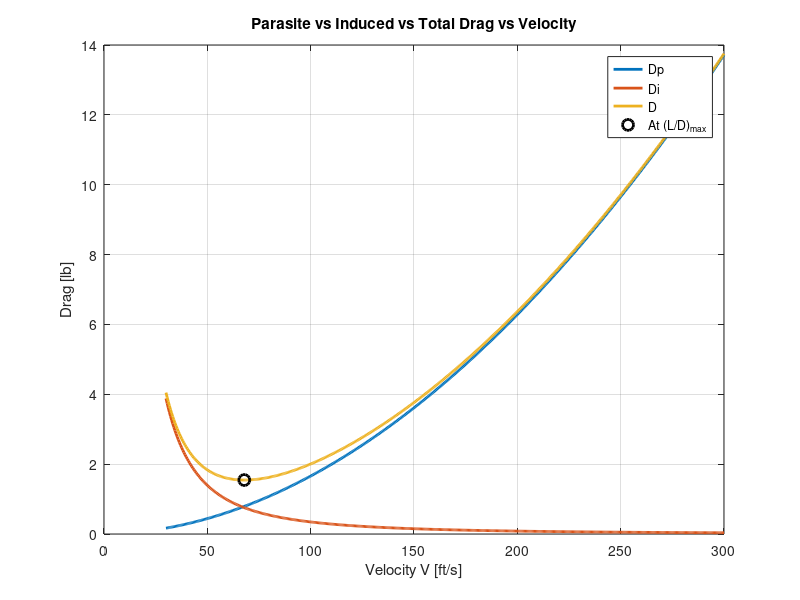
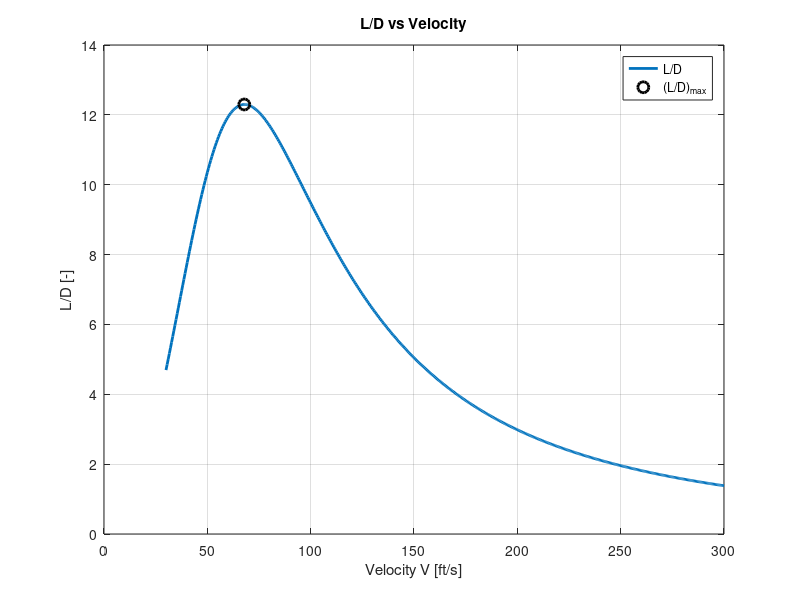
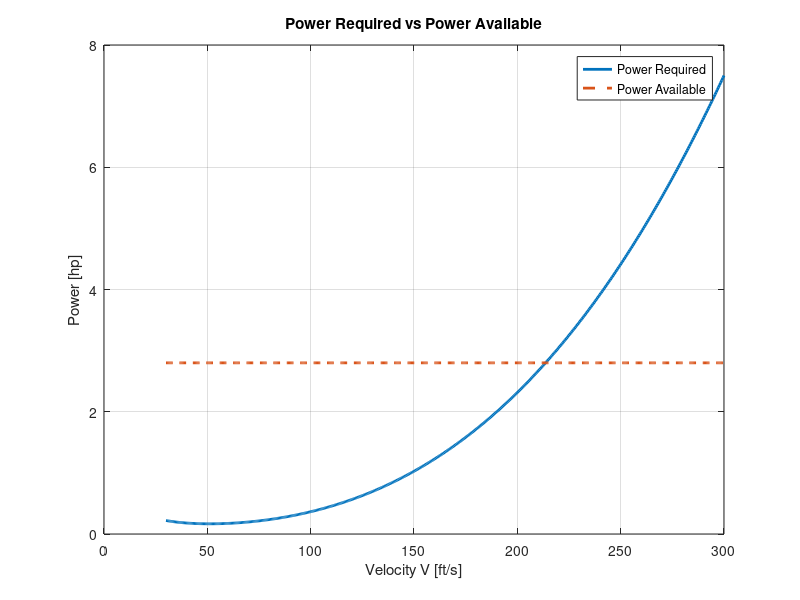
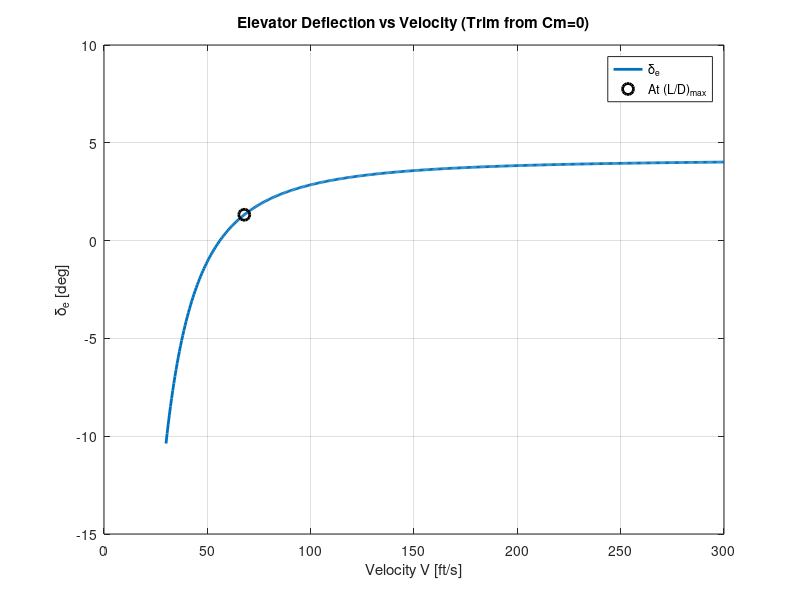

These charts were generated, in order, by the following MATLAB code: (Note: this script raises an error after producing the figures.)
%% ========================================================================
% MAE 154A - ONE SCRIPT (FIRST-PASS)
% Longitudinal stability + trim coefficients + drag build-up + V-sweep
% Keeps ALL coefficients (CL0, CLi, CMi, etc.) for team clarity.
% ========================================================================

clear; clc; close all;

% ========================================================================
% 0) ATMOSPHERE (SEA LEVEL)
% ========================================================================
rho = 0.0023769;        % [slug/ft^3]
mu  = 3.737e-7;         % [slug/(ft*s)]
a   = 1116.45;          % [ft/s]

% ========================================================================
% 1) AIRCRAFT INPUTS (EDIT WHEN DESIGN CHANGES)
% ========================================================================

% --- Weight / power ---
W_total     = 19;             % [lb]
Power = 2.8;            % [hp] power available (flat line first-pass)

% --- Wing geometry ---
Arw     = 7.4;          % [-]
bw      = 5.617;        % [ft]
Sw      = 4.264931025;  % [ft^2]
lambdaw = 0.40;         % [-]

% --- Horizontal tail geometry ---
Sth      = Sw*0.20;     % [ft^2]
Art      = 4.0;         % [-]
bth      = sqrt(Sth*Art); % [ft]
lambdath = 0.50;        % [-]

% --- Vertical tail geometry (DEFINE THESE) ---
% NOTE: Put real values here when you have them.
S_vt   = 0.30;            % [ft^2]  
AR_vt  = 1.8;             % [-]  
b_vt = 0.4077735426 ; 
c_vt  = 0.35;            % [ft]    
tc_v = 0.12;            % [-]     
xcm_v = 0.30;           % [-]     
Lam_v = 0;              % [rad]   

% --- Aero assumptions ---
e        = 1;        % [-]
cla      = 5.73;        % [1/rad]
downwash = 0.25;        % [-] dε/dα
tau      = 0.5;         % [-] elevator effectiveness
Cmacw    = -0.05;       % [-] wing Cm about wing AC 

% --- FIXED TAIL INCIDENCE (FIRST PASS) ---
it = 3*pi/180;          % [rad] 

% --- Locations (from nose) ---
x_wle     = 1.0;        % [ft] wing leading edge location
x_cg_dry  = 1.5347;     % [ft]
x_cg_half = 1.5103;     % [ft] 
x_cg_0    = 1.4502;     % [ft]

% --- Fuselage (box: 8in x 8in x 5ft) ---
L_fuse = 5.0;           % [ft]
W_fuse = 8/12;          % [ft]
H_fuse = 8/12;          % [ft]
Swet_f = 2*(L_fuse*W_fuse + L_fuse*H_fuse + W_fuse*H_fuse); % [ft^2]
d_fuse = W_fuse;        % [ft] equiv diameter for fineness ratio

% ========================================================================
% 2) PLANFORM GEOMETRY (ROOT/TIP/MAC)
% ========================================================================
Crw = (2*Sw)/(bw*(1 + lambdaw));
Ctw = lambdaw * Crw;
Cw  = (2/3) * Crw * ((1 + lambdaw + lambdaw^2)/(1 + lambdaw)); % wing MAC

Crth = (2*Sth)/(bth*(1 + lambdath));
Ctth = lambdath * Crth;
Cth  = (2/3) * Crth * ((1 + lambdath + lambdath^2)/(1 + lambdath)); % tail MAC

fprintf("\n==================== GEOMETRY ====================\n");
fprintf("Wing: Cr=%.4f ft, Ct=%.4f ft, MAC Cw=%.4f ft\n", Crw, Ctw, Cw);
fprintf("HT:   Cr=%.4f ft, Ct=%.4f ft, MAC Cth=%.4f ft\n", Crth, Ctth, Cth);
fprintf("Fuse: L=%.2f ft, W=%.3f ft, H=%.3f ft, Swet_f=%.3f ft^2\n", L_fuse, W_fuse, H_fuse, Swet_f);

% ========================================================================
% 3) 3D LIFT CURVE SLOPES
% ========================================================================
aw = cla / (1 + (cla/(pi*e*Arw)));   % wing 3D slope [1/rad]
at = cla / (1 + (cla/(pi*e*Art)));   % tail 3D slope [1/rad]

fprintf("\n==================== LIFT SLOPES ====================\n");
fprintf("aw = %.4f 1/rad\n", aw);
fprintf("at = %.4f 1/rad\n", at);

% ========================================================================
% 4) AC LOCATIONS FROM GEOMETRY (NO GUESSING)
% Tail root TE flush with fuselage end; tail AC at 0.25*c behind tail LE.
% ========================================================================
hacw = 0.25;   % wing AC at 0.25 MAC
hact = 0.25;   % tail AC at 0.25 chord (root chord ref)

x_wac = x_wle + hacw*Cw;                 % wing AC from nose [ft]
x_tac = L_fuse - (1 - hact)*Crth;        % tail AC from nose [ft]
Lh    = x_tac - x_wac;                   % wing AC -> tail AC [ft]

x_ac_t_LE = x_tac - x_wle;               % tail AC measured from wing LE [ft]
h_ac_t    = x_ac_t_LE / Cw;              % nondim tail AC from wing LE [-]

fprintf("\n==================== REFERENCE LOCATIONS ====================\n");
fprintf("x_wac = %.4f ft, x_tac = %.4f ft, Lh = %.4f ft\n", x_wac, x_tac, Lh);
fprintf("h_ac_t = %.4f (tail AC from wing LE / Cw)\n", h_ac_t);

% ========================================================================
% 5) NEUTRAL POINT + STATIC MARGIN
% ========================================================================
hn = (hacw + h_ac_t*((Sth/Sw)*(at/aw))*(1-downwash)) / (1 + (Sth/Sw)*(at/aw)*(1-downwash));

hcg_dry  = (x_cg_dry  - x_wle)/Cw;
hcg_half = (x_cg_half - x_wle)/Cw;
hcg_0    = (x_cg_0    - x_wle)/Cw;

SM_dry  = hn - hcg_dry;
SM_half = hn - hcg_half;
SM_0    = hn - hcg_0;

fprintf("\n==================== STABILITY ====================\n");
fprintf("hn = %.4f\n", hn);
fprintf("SM_dry  = %.4f (%.1f%% MAC)\n", SM_dry,  100*SM_dry);
fprintf("SM_half = %.4f (%.1f%% MAC)\n", SM_half, 100*SM_half);
fprintf("SM_0    = %.4f (%.1f%% MAC)\n", SM_0,    100*SM_0);

% ========================================================================
% 6) TAIL ARM (CG -> TAIL AC) AND TAIL VOLUME VH
% ========================================================================
lt_dry  = x_tac - x_cg_dry;
lt_half = x_tac - x_cg_half;
lt_0    = x_tac - x_cg_0;

VH_dry  = (Sth*lt_dry )/(Sw*Cw);
VH_half = (Sth*lt_half)/(Sw*Cw);
VH_0    = (Sth*lt_0   )/(Sw*Cw);

fprintf("\n==================== TAIL ARM & VOLUME ====================\n");
fprintf("lt_half = %.4f ft, VH_half = %.4f\n", lt_half, VH_half);

% ========================================================================
% 7) LONGITUDINAL COEFFICIENTS (KEEP ALL)
% Use “half fuel + payload” as your design case (you can swap later).
% ========================================================================
hcg = hcg_half;
VH  = VH_half;

% Aircraft lift slope
CLalpha = aw + at*(Sth/Sw)*(1 - downwash);

% --- These three are the ones you asked to KEEP explicit ---
CL0 = -at*(Sth/Sw)*it;      % lift at alpha=0 due to incidence
CLi = -at*(Sth/Sw);         % dCL/d(it)
CMi =  at*VH;               % dCm/d(it)

% Pitching moment slope (static stability)
Cmalpha = -CLalpha*(hn - hcg);

% Zero-alpha pitching moment about CG
Cm0 = Cmacw + VH*at*it;

% Elevator derivatives
CLdeltae = at*(Sth/Sw)*tau;
Cmdeltae = -at*VH*tau;

% ========================================================================
% 8) VELOCITY SWEEP
% ========================================================================
V = linspace(30, 300, 500);     % [ft/s]
q = 0.5*rho.*V.^2;
M = V./a;

% Required CL for level flight (L=W)
CL = W_total ./ (q.*Sw);

% Solve for alpha, alpha_t (first-pass linear)
alpha   = CL ./ aw;                         % [rad] wing-only first-pass
alpha_t = (1 - downwash).*alpha + it;       % [rad] tail AoA model

% Wing lift coefficient contribution
CLw = aw .* alpha;

% Elevator deflection needed for trim at each V (kept explicit for team)
% deltae(CL) = -((Cm0*CLalpha) + (Cmalpha*CL)) / ((CLalpha*Cmdeltae) - (Cmalpha*CLdeltae))
deltae = -((Cm0*CLalpha) + (Cmalpha.*CL)) ./ ((CLalpha*Cmdeltae) - (Cmalpha*CLdeltae)); % [rad]

% Tail lift coefficient using YOUR professor-style form:
% CLt = CL0 + at*(alpha_t - it) + CLdeltae*deltae
CLt = CL0 + at*(alpha_t - it) + CLdeltae.*deltae;

% ========================================================================
% 9) PARASITE DRAG (Raymer-style build-up) + INCLUDE VERTICAL TAIL
% ========================================================================
% Wetted areas (first-pass)
Swet_w = 2*Sw;
Swet_t = 2*Sth;
Swet_v = 2*S_vt;

% Reynolds numbers (needed internally for Cf; we just won’t print them)
Re_w = rho.*V.*Cw    ./ mu;
Re_t = rho.*V.*Cth   ./ mu;
Re_v = rho.*V.*c_vt    ./ mu;
Re_f = rho.*V.*L_fuse./ mu;

% Skin friction (Raymer-style)
Cf_w = 0.455 ./ ((log10(Re_w)).^2.58 .* (1 + 0.144*M.^2).^0.65);
Cf_t = 0.455 ./ ((log10(Re_t)).^2.58 .* (1 + 0.144*M.^2).^0.65);
Cf_v = 0.455 ./ ((log10(Re_v)).^2.58 .* (1 + 0.144*M.^2).^0.65);
Cf_f = 0.455 ./ ((log10(Re_f)).^2.58 .* (1 + 0.144*M.^2).^0.65);

% Surface form factor (same expression you’ve been using)
tc  = 0.12;
xcm = 0.30;
Lam = 0;
K_surf = (1 + (0.6/xcm)*tc + 100*tc^4) .* (1.34*M.^0.18 .* (cos(Lam)).^0.28);

% Vertical tail form factor uses its own tc/xcm/Lam (kept separate)
K_v = (1 + (0.6/xcm_v)*tc_v + 100*tc_v^4) .* (1.34*M.^0.18 .* (cos(Lam_v)).^0.28);

% Interference factors
Q_w = 1.0;
Q_t = 1.05;
Q_v = 1.05;
Q_f = 1.0;

% Fuselage form factor
f   = L_fuse/d_fuse;
K_f = 0.9 + 5/f^1.5 + f/400;

% Misc allowances
CD_misc = 0.002;
CD_LP   = 0.002;

% Total parasite CD
CDp = ...
    K_surf.*Q_w.*Cf_w.*(Swet_w/Sw) + ...
    K_surf.*Q_t.*Cf_t.*(Swet_t/Sw) + ...
    K_v   .*Q_v.*Cf_v.*(Swet_v/Sw) + ...
    K_f   .*Q_f.*Cf_f.*(Swet_f/Sw) + ...
    CD_misc + CD_LP;

% ========================================================================
% 10) INDUCED DRAG + TOTAL DRAG + L/D
% ========================================================================
CDi_w = (CLw.^2) ./ (pi*Arw*e);
CDi_t = (Sth/Sw) .* (CLt.^2) ./ (pi*Art*e);
CDi_total = CDi_w + CDi_t;

CD_total = CDp + CDi_total;

Dp = q .* Sw .* CDp;
Di = q .* Sw .* CDi_total;
D  = q .* Sw .* CD_total;

L  = q .* Sw .* CL;     % should match W
LD = L ./ D;

% Power required (hp)
Power_required_hp = (D.*V) / 550;
Power_available_hp = Power * ones(size(V));

% ========================================================================
% 11) FIND (L/D)max AND PRINT KEY VALUES
% ========================================================================
[LDmax, idx] = max(LD);

V_LDmax        = V(idx);
CL_LDmax       = CL(idx);
alpha_LDmax_deg   = rad2deg(alpha(idx));
alpha_t_LDmax_deg = rad2deg(alpha_t(idx));
deltae_LDmax_deg  = rad2deg(deltae(idx));


CL_max = 1.5;  
V_stall = sqrt( (2*W_total) / (rho*Sw*CL_max) );


fprintf("\n==================== PERFORMANCE ====================\n");
fprintf("(L/D)max = %.3f at V = %.2f ft/s\n", LDmax, V_LDmax);
fprintf("CL(L/Dmax) = %.4f\n", CL_LDmax);
fprintf("alpha(L/Dmax) = %.2f deg\n", alpha_LDmax_deg);
fprintf("alpha_t(L/Dmax) = %.2f deg\n", alpha_t_LDmax_deg);
fprintf("deltae(L/Dmax) = %.2f deg\n", deltae_LDmax_deg);
fprintf("V_stall = %.2f ft/s\n", V_stall);
% ========================================================================
% 12) PLOTS
% ========================================================================
figure;
plot(V, Dp, 'LineWidth', 2); hold on;
plot(V, Di, 'LineWidth', 2);
plot(V, D,  'LineWidth', 2);
plot(V_LDmax, D(idx), 'ko', 'MarkerSize', 8, 'LineWidth', 2);
grid on;
xlabel('Velocity V [ft/s]'); ylabel('Drag [lb]');
title('Parasite vs Induced vs Total Drag vs Velocity');
legend('Dp','Di','D','At (L/D)_{max}','Location','best');

figure;
plot(V, LD, 'LineWidth', 2); hold on;
plot(V_LDmax, LDmax, 'ko', 'MarkerSize', 8, 'LineWidth', 2);
grid on;
xlabel('Velocity V [ft/s]'); ylabel('L/D [-]');
title('L/D vs Velocity');
legend('L/D','(L/D)_{max}','Location','best');

figure;
plot(V, Power_required_hp, 'LineWidth', 2); hold on;
plot(V, Power_available_hp, '--', 'LineWidth', 2);
grid on;
xlabel('Velocity V [ft/s]'); ylabel('Power [hp]');
title('Power Required vs Power Available');
legend('Power Required','Power Available','Location','best');

figure;
plot(V, rad2deg(deltae), 'LineWidth', 2); hold on;
plot(V_LDmax, deltae_LDmax_deg, 'ko', 'MarkerSize', 8, 'LineWidth', 2);
grid on;
xlabel('Velocity V [ft/s]'); ylabel('\delta_e [deg]');
title('Elevator Deflection vs Velocity (Trim from Cm=0)');
legend('\delta_e','At (L/D)_{max}','Location','best');

% ========================================================================
% 13) TABLE OUTPUT (NO Reynolds; INCLUDE deltae + moments)
% ========================================================================
alpha_deg   = rad2deg(alpha);
alpha_t_deg = rad2deg(alpha_t);
deltae_deg  = rad2deg(deltae);

% Moment breakdown (kept explicit for team)
Cmcgw = Cmacw + aw.*alpha.*(hcg - hacw);                 % wing part about CG
Cmcgt = -(VH*at*(1-downwash)).*alpha + at*VH*it;         % tail part about CG
Cmcg  = Cmcgw + Cmcgt;                                   % total

T = table(V(:), CL(:), alpha_deg(:), alpha_t_deg(:), ...
          deltae_deg(:), CLw(:), CLt(:), ...
          CDp(:), CDi_w(:), CDi_t(:), CD_total(:), ...
          Dp(:), Di(:), D(:), LD(:), ...
          Cmcgw(:), Cmcgt(:), Cmcg(:), ...
          'VariableNames', ...
          {'V_ft_s','CL','alpha_deg','alpha_t_deg', ...
           'deltae_deg','CLw','CLt', ...
           'CDp','CDi_w','CDi_t','CD_total', ...
           'Dp_lb','Di_lb','D_lb','L_over_D', ...
           'Cmcgw','Cmcgt','Cmcg'});

disp(T);

%% ============================ END SCRIPT ================================










%% Stability Derivatves 
%% ========================================================================
%  MAE 154A - STABILITY DERIVATIVES (SIMPLE + MATCHES YOUR VARIABLE NAMES)
%  Paste this near the END of YOUR script (after you computed aw, at, VH_half,
%  lt_half, CL0, CLalpha, Cm0, Cmalpha, CLdeltae, Cmdeltae, etc.)
%
%  Uses YOUR variables:
%   Sw, bw, Cw, e, cla, aw, at, downwash, CL0, CLalpha, Cm0, Cmalpha,
%   CLdeltae, Cmdeltae, VH_half, lt_half, x_cg_half, x_wle, H_fuse, CDp, idx
%
%  VT assumptions requested:
%   - NACA 0012 (handled via thickness in drag; for linear slopes we use cla)
%   - S_vt = 0.08 * Sw
%   - VT has NO taper (lambda_vt = 1.0)
%   - VT trailing edge flush with END of plane at x = 4 ft from nose
%
%  First-pass aero assumptions:
%   eta_t = eta_v = 1, sidewash = 1, no ailerons
% ========================================================================

%% ------------------ 0) SETTINGS (FIRST-PASS) -----------------------------
eta_t    = 1.0;        % HT dynamic pressure ratio
eta_v    = 1.0;        % VT dynamic pressure ratio
sidewash = 1.0;        % (1 + dσ/dβ) ~ 1 first-pass
tau_r    = 0.5;        % rudder effectiveness (like your tau)
x_end    = 4.0;        % [ft] end of plane from nose (YOU SAID 4 ft)

lambda_vt = 1.0;       % no taper
hacv      = 0.25;      % VT AC at 0.25 chord

% Use your design CG case
x_cg = x_cg_half;      % [ft]
VH   = VH_half;        % [-]
lt   = lt_half;        % [ft]
c    = Cw;             % [ft]
b    = bw;             % [ft]
S    = Sw;             % [ft^2]

%% ------------------ 1) VERTICAL TAIL GEOMETRY ----------------------------
% Your requirement: S_vt = 8% of wing area
% (overwrite any older S_vt you had so it matches requirement)
S_vt = 0.08*Sw;

% Use your AR_vt (already in your script)
% (If you forgot to define it, uncomment the next line)
% AR_vt = 1.8;

% VT geometry from S_vt and AR_vt
b_vt  = sqrt(S_vt*AR_vt);                          % [ft] VT span/height
Cr_vt = (2*S_vt)/(b_vt*(1 + lambda_vt));           % [ft] VT root chord

% VT AC location with TE flush at x_end:
% x_vac = x_end - (1 - hacv)*Cr_vt = x_end - 0.75*Cr_vt
x_vac = x_end - (1 - hacv)*Cr_vt;                  % [ft]

% Moment arm CG -> VT AC
lv = x_vac - x_cg;                                 % [ft]

% Vertical tail volume coefficient
Vv = (S_vt*lv)/(Sw*bw);                             % [-]

% VT 3D lift slope (same formula style as your aw/at)
av = cla / (1 + (cla/(pi*e*AR_vt)));               % [1/rad]

% VT vertical offset from CG (first-pass: sits on top of fuselage)
% You already have H_fuse in your script.
zv = (H_fuse/2) + (b_vt/2);                        % [ft]

%% ------------------ 2) CD0 FOR Cn_r APPROX (OPTIONAL) --------------------
% Some approximations include -(CD0/4). We'll use parasite drag at your L/Dmax
% point (idx) as "CD0" (first-pass).
CD0 = 0;
if exist('CDp','var') && exist('idx','var') && idx>=1 && idx<=length(CDp)
    CD0 = CDp(idx);
end

%% ========================================================================
% 3) LONGITUDINAL DERIVATIVES
% You already compute:
%   CL0, CLalpha, Cm0, Cmalpha, CLdeltae, Cmdeltae
% Here we add: CL_q, CL_adot, Cm_q, Cm_adot
% ========================================================================
CL_q    =  2*eta_t*VH*at;
CL_adot =  2*eta_t*VH*at*downwash;      % uses dε/dα

Cm_q    = -2*eta_t*(lt/c)*VH*at;
Cm_adot = (lt/c)*(-2*eta_t*VH*at*downwash);

%% ========================================================================
% 4) LATERAL-DIRECTIONAL DERIVATIVES (VT-dominated first-pass)
% ========================================================================
CYbeta = -eta_v*(S_vt/Sw)*av*sidewash;
Cnbeta =  eta_v*Vv*av*sidewash;
Clbeta = -eta_v*(zv/bw)*(S_vt/Sw)*av*sidewash;

Clp = -aw/6;

CYr =  2*eta_v*Vv*av;
CYp = -(8/(3*pi))*eta_v*((b_vt*S_vt)/(bw*Sw))*av;

Clr = (CL0/4) + 2*eta_v*(zv/bw)*Vv*av;
Cnr = -(CD0/4) - 2*eta_v*(lv/bw)*Vv*av;

Cnp = 0;  % set 0 first-pass (needs better model)

%% ========================================================================
% 5) CONTROL DERIVATIVES
% No ailerons => set aileron derivatives to 0.
% Rudder => first-pass using VT
% ========================================================================
CYda = 0;  Clda = 0;  Cnda = 0;

CYdr =  eta_v*(S_vt/Sw)*av*tau_r;
Cndr = -eta_v*Vv*av*tau_r;
Cldr = -eta_v*(zv/bw)*(S_vt/Sw)*av*tau_r;

%% ========================================================================
% 6) PRINT CLEAN OUTPUT
% (All variables printed are defined in THIS block or already in your script)
% ========================================================================
fprintf("\n==================== STABILITY DERIVATIVES (MATCHING YOUR CODE) ====================\n");

fprintf("\n--- Longitudinal (you have + new dynamics) ---\n");
fprintf("CL0        = %+ .6f\n", CL0);
fprintf("CLalpha    = %+ .6f\n", CLalpha);
fprintf("CLdeltae   = %+ .6f\n", CLdeltae);
fprintf("Cm0        = %+ .6f\n", Cm0);
fprintf("Cmalpha    = %+ .6f\n", Cmalpha);
fprintf("Cmdeltae   = %+ .6f\n", Cmdeltae);

fprintf("CL_q       = %+ .6f\n", CL_q);
fprintf("CL_adot    = %+ .6f\n", CL_adot);
fprintf("Cm_q       = %+ .6f\n", Cm_q);
fprintf("Cm_adot    = %+ .6f\n", Cm_adot);

fprintf("\n--- Lateral/Directional (first-pass VT dominated) ---\n");
fprintf("CYbeta     = %+ .6f\n", CYbeta);
fprintf("Clbeta     = %+ .6f\n", Clbeta);
fprintf("Cnbeta     = %+ .6f\n", Cnbeta);

fprintf("Clp        = %+ .6f\n", Clp);
fprintf("CYp        = %+ .6f\n", CYp);
fprintf("CYr        = %+ .6f\n", CYr);
fprintf("Clr        = %+ .6f\n", Clr);
fprintf("Cnr        = %+ .6f   (used CD0 = %.6f)\n", Cnr, CD0);
fprintf("Cnp        = %+ .6f   (set 0 first-pass)\n", Cnp);

fprintf("\n--- Controls (no ailerons; rudder included) ---\n");
fprintf("CYda       = %+ .6f (no ailerons)\n", CYda);
fprintf("Clda       = %+ .6f (no ailerons)\n", Clda);
fprintf("Cnda       = %+ .6f (no ailerons)\n", Cnda);

fprintf("CYdr       = %+ .6f\n", CYdr);
fprintf("Cldr       = %+ .6f\n", Cldr);
fprintf("Cndr       = %+ .6f\n", Cndr);

%% ========================================================================
% 7) WHAT YOU ARE STILL MISSING (WITH YOUR CURRENT INFO)
% ========================================================================
fprintf("\n==================== STILL MISSING / NOT WELL-DEFINED YET ====================\n");
fprintf("1) Aileron derivatives: CYda, Clda, Cnda (we set them to 0 since you said no ailerons).\n");
fprintf("2) Better Cnp (we set to 0 first-pass; needs more detailed lateral model).\n");
fprintf("3) Xu, Zu, Mu (speed derivatives) unless you model thrust vs speed and CD vs speed at trim.\n");
fprintf("4) Inertias Ix, Iy, Iz, Ixz (needed for full state-space / simulator dynamics).\n");
fprintf("5) Exact sign convention check vs your lecture table (depends on whether your class uses CZ or CL sign).\n");
